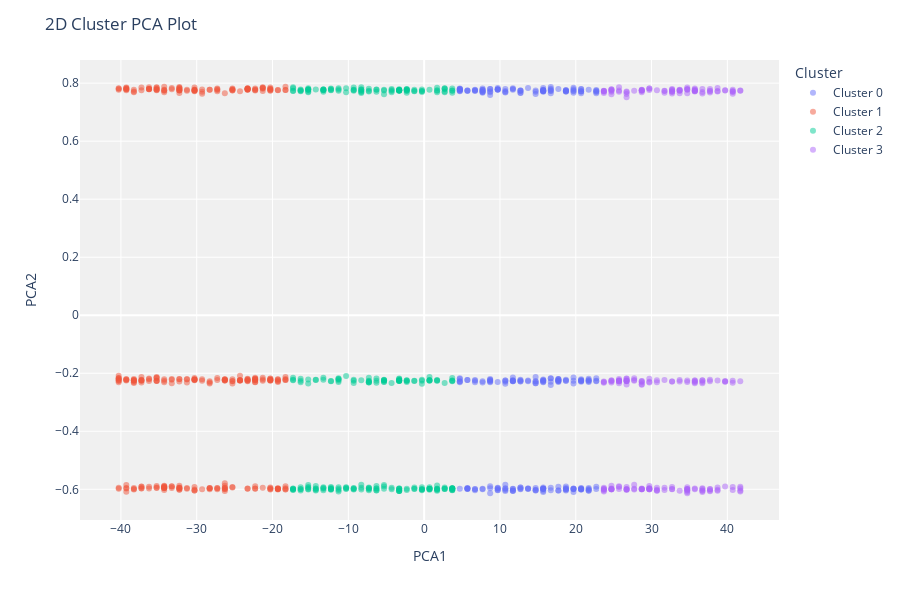

Here is the notebook cell this chart was saved with:
### Code cell
plot_model(model, plot='cluster')
plot_model(model, plot='elbow')

### Figure 1 — Plotly figure (JSON) as saved in the notebook; plotly's stock layout.template omitted (floating-point values rounded to 4 significant figures; data arrays with more than 128 entries replaced by an {"elided": "..."} marker saying what was removed)
{"data": [{"customdata": {"elided": "243x1 str values"}, "hovertemplate": "Cluster=Cluster 0<br>PCA1=%{x}<br>PCA2=%{y}<br>Feature=%{customdata[0]}<extra></extra>", "legendgroup": "Cluster 0", "marker": {"color": "#636efa", "opacity": 0.5, "symbol": "circle"}, "mode": "markers", "name": "Cluster 0", "orientation": "v", "showlegend": true, "textposition": "top center", "type": "scatter", "x": {"elided": "243 float values"}, "xaxis": "x", "y": {"elided": "243 float values"}, "yaxis": "y"}, {"customdata": {"elided": "283x1 str values"}, "hovertemplate": "Cluster=Cluster 1<br>PCA1=%{x}<br>PCA2=%{y}<br>Feature=%{customdata[0]}<extra></extra>", "legendgroup": "Cluster 1", "marker": {"color": "#EF553B", "opacity": 0.5, "symbol": "circle"}, "mode": "markers", "name": "Cluster 1", "orientation": "v", "showlegend": true, "textposition": "top center", "type": "scatter", "x": {"elided": "283 float values"}, "xaxis": "x", "y": {"elided": "283 float values"}, "yaxis": "y"}, {"customdata": {"elided": "265x1 str values"}, "hovertemplate": "Cluster=Cluster 2<br>PCA1=%{x}<br>PCA2=%{y}<br>Feature=%{customdata[0]}<extra></extra>", "legendgroup": "Cluster 2", "marker": {"color": "#00cc96", "opacity": 0.5, "symbol": "circle"}, "mode": "markers", "name": "Cluster 2", "orientation": "v", "showlegend": true, "textposition": "top center", "type": "scatter", "x": {"elided": "265 float values"}, "xaxis": "x", "y": {"elided": "265 float values"}, "yaxis": "y"}, {"customdata": {"elided": "209x1 str values"}, "hovertemplate": "Cluster=Cluster 3<br>PCA1=%{x}<br>PCA2=%{y}<br>Feature=%{customdata[0]}<extra></extra>", "legendgroup": "Cluster 3", "marker": {"color": "#ab63fa", "opacity": 0.5, "symbol": "circle"}, "mode": "markers", "name": "Cluster 3", "orientation": "v", "showlegend": true, "textposition": "top center", "type": "scatter", "x": {"elided": "209 float values"}, "xaxis": "x", "y": {"elided": "209 float values"}, "yaxis": "y"}], "layout": {"height": 600, "legend": {"title": {"text": "Cluster"}, "tracegroupgap": 0}, "margin": {"t": 60}, "plot_bgcolor": "rgb(240,240,240)", "title": {"text": "2D Cluster PCA Plot"}, "xaxis": {"anchor": "y", "domain": [0, 1], "title": {"text": "PCA1"}}, "yaxis": {"anchor": "x", "domain": [0, 1], "title": {"text": "PCA2"}}}}
